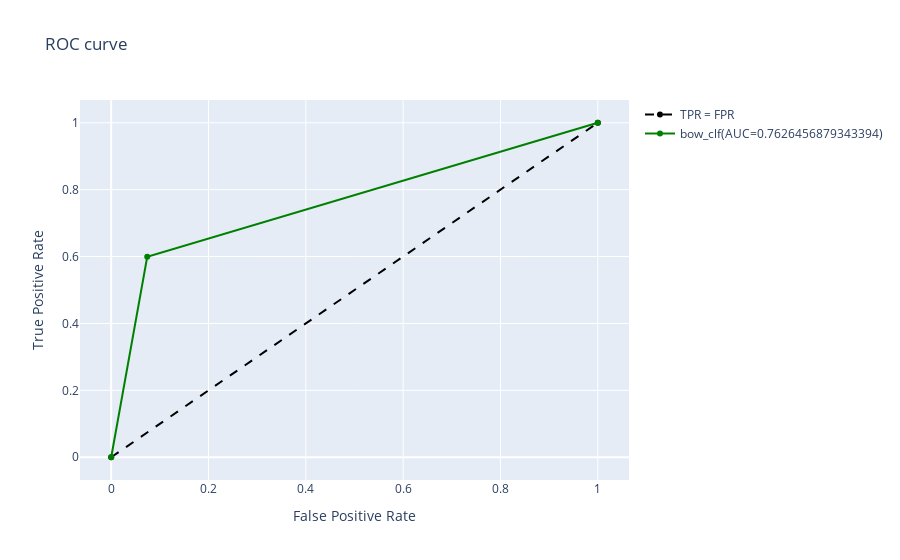
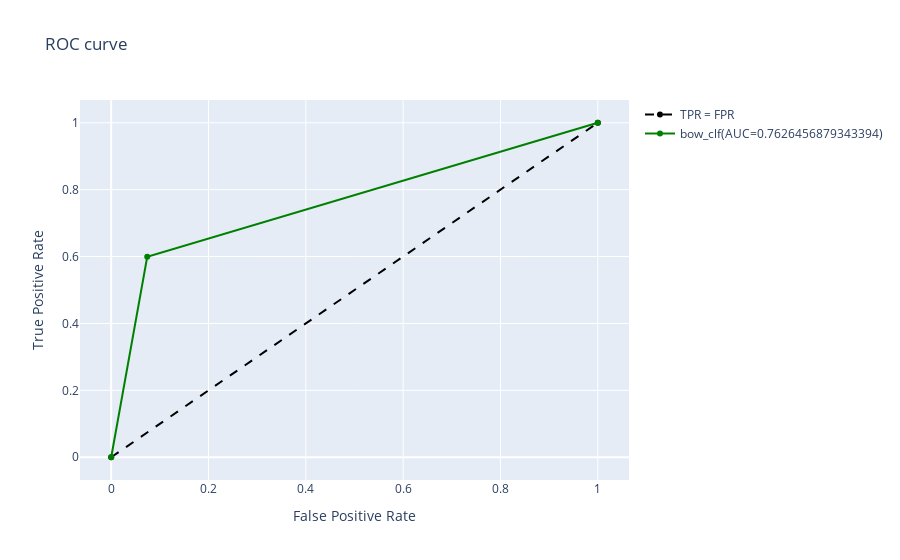

The notebook cell saved with these charts, in order:
### Code cell
# Accuracy = TP/(TP+FN+FP+TP)
print(f"bow model accuracy = {accuracy_score(Y_test, Y_pred_bow)}")


# specificiry - True Negative rate   = TN / (FP + TN)          (1- False positive rate)
tn, fp, fn, tp = confusion_matrix(Y_test, Y_pred_bow).ravel()
specificity = tn / (tn+fp)
print(f"bow model specificity = {specificity}")
#sensitivity  - True Positive rate = Recall = TP/(TP + FN)
print(f"bow model Sensitivity = {recall_score(Y_test, Y_pred_bow)}")


# Precision = TP/(TP + FP)
print(f"bow model Precision = {precision_score(Y_test, Y_pred_bow)}")
# Recall = TP/(TP + FN)
print(f"bow model Recall = {recall_score(Y_test, Y_pred_bow)}")

print(f"bow model confusion matrix = {confusion_matrix(Y_test, Y_pred_bow)}")


# F1 score = 2TP/(2TP + FP+ FN )  = 2*(precision * Recall)/ (precsion + recall)
print(f"bow model F1-score = {f1_score(Y_test, Y_pred_bow)}")

# ROC - reciver operating characteristic curve
# plots True positive rate(precision) vs. False positive Rate(1-TNR) for each threshold we want to compare.
# does not depend on the class distribution
# shows the trade-off between sensitivity (TPR) and specificity (1 – FPR)
import plotly.graph_objects as go

fig = go.Figure()

fig.add_trace(
    go.Scatter(
        x=[0,1],
        y=[0,1],
        name="TPR = FPR",
        line=dict(color="black", dash="dash")
    )
)

def PlotRocAuc(y_test, y_pred, color, model_name):
    fpr, tpr, thresholds = roc_curve(Y_test, Y_pred_bow)
    auc_score = roc_auc_score(Y_test,Y_pred_bow)
    fig.add_trace(
        go.Scatter(
            x=fpr,
            y=tpr,
            name=f"{model_name}(AUC={auc_score})",
            marker=dict(color=color)
        )
    )

    fig.update_layout(title="ROC curve",
                  xaxis_title="False Positive Rate",
                  yaxis_title="True Positive Rate")

    fig.show()
    
PlotRocAuc(Y_test, Y_pred_bow, "green", "bow_clf")

fig.update_layout(title="ROC curve",
                  xaxis_title="False Positive Rate",
                  yaxis_title="True Positive Rate")

fig.show()

### Figure 1 — Plotly figure (JSON) as saved in the notebook; plotly's stock layout.template omitted (floating-point values rounded to 4 significant figures)
{"data": [{"line": {"color": "black", "dash": "dash"}, "name": "TPR = FPR", "type": "scatter", "x": [0, 1], "y": [0, 1]}, {"marker": {"color": "green"}, "name": "bow_clf(AUC=0.7626456879343394)", "type": "scatter", "x": [0, 0.07405, 1], "y": [0, 0.5993, 1]}], "layout": {"title": {"text": "ROC curve"}, "xaxis": {"title": {"text": "False Positive Rate"}}, "yaxis": {"title": {"text": "True Positive Rate"}}}}

### Figure 2 — Plotly figure (JSON) as saved in the notebook; plotly's stock layout.template omitted (floating-point values rounded to 4 significant figures)
{"data": [{"line": {"color": "black", "dash": "dash"}, "name": "TPR = FPR", "type": "scatter", "x": [0, 1], "y": [0, 1]}, {"marker": {"color": "green"}, "name": "bow_clf(AUC=0.7626456879343394)", "type": "scatter", "x": [0, 0.07405, 1], "y": [0, 0.5993, 1]}], "layout": {"title": {"text": "ROC curve"}, "xaxis": {"title": {"text": "False Positive Rate"}}, "yaxis": {"title": {"text": "True Positive Rate"}}}}
